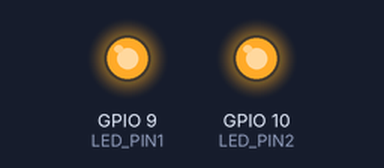
A program run on a simulated Raspberry Pi (BCM pin numbers). Parts: output pins drawn as LEDs (lit = HIGH).

Above: at 0.5 s.
At 8.5 s:
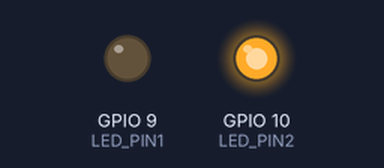
At 18.6 s:
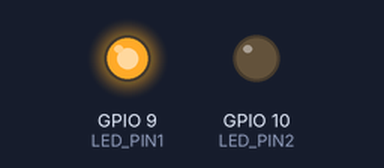
At 30.6 s:
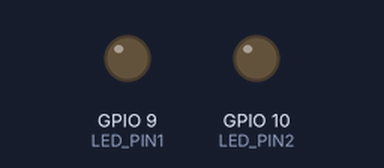
Timing chart, 0 to 41.0 s (numbered marks = the images above):
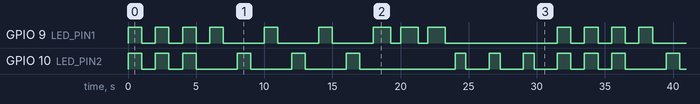

The program:

opdracht3.py
```python
#Bibliotheken importen GPIO en Time
import RPi.GPIO as GPIO
import time

#Leds verbinden aan pin 9 en pin 10
LED_PIN1 = 9
LED_PIN2 = 10

#loop voor het herhalen van knipperen
loop = [1,2,3]

#Setup code voor board en leds
GPIO.setmode(GPIO.BCM)
GPIO.setup(LED_PIN1, GPIO.OUT)
GPIO.setup(LED_PIN2, GPIO.OUT)

#led aan
def ledHigh(x):
    GPIO.output(x, GPIO.HIGH)

#led uit
def ledLow(x):
    GPIO.output(x, GPIO.LOW)

#pauze
def sleep(x):
    time.sleep(x)

#Niet knipperen op dezelfde momenten
def blinkNotAtTheSameTime():
    ledHigh(LED_PIN1)
    sleep(1)
    ledLow(LED_PIN1)
    sleep(1)

    ledHigh(LED_PIN2)
    sleep(1)
    ledLow(LED_PIN2)
    sleep(1)

#knipper methode
def blinkLed(led, x, y):
    GPIO.output(led, GPIO.HIGH)
    time.sleep(x)
    GPIO.output(led, GPIO.LOW)
    time.sleep(y)


while True:
    for x in loop:
        #Knipper voor 1sec en 1sec uit op hetzelfde moment, opdracht a
        ledHigh(LED_PIN1)
        ledHigh(LED_PIN2)
        sleep(1)
        ledLow(LED_PIN1)
        ledLow(LED_PIN2)
        sleep(1)

    for y in loop:
        #Knipper voor 1sec en 1sec uit op niet dezelfde momenten, opdracht a
        blinkNotAtTheSameTime()

    for z in loop:
        # Knipper eerste led voor 1.3 seconden en 0.7 seconden uit, opdracht c
        blinkLed(LED_PIN1, 1.3, 0.7)
        #Led 2 uitdoen
        GPIO.output(LED_PIN2, GPIO.LOW)

    for p in loop:
        # Knipper tweede led voor 0.8 seconden en 1.7 seconden uit, opdracht c
        blinkLed(LED_PIN2, 0.8, 1.7)
        #Led 1 uitdoen
        GPIO.output(LED_PIN1, GPIO.LOW)
```

Measured:
- by itself, GPIO 10 (LED_PIN2): repeats every 31.5 s: 2 × (LOW 1.0 s, HIGH 1.0 s), 3 × (LOW 3.0 s, HIGH 1.0 s), LOW 7.0 s, 3 × (HIGH 0.80 s, LOW 1.7 s), HIGH 1.0 s
- by itself, GPIO 9 (LED_PIN1): repeats every 31.5 s: 3 × (LOW 1.0 s, HIGH 1.0 s), 2 × (LOW 3.0 s, HIGH 1.0 s), LOW 3.0 s, 2 × (HIGH 1.3 s, LOW 0.70 s), HIGH 1.3 s, LOW 8.2 s, HIGH 1.0 s
- by itself, everything shown: repeats every 31.5 s, in 30 steps
